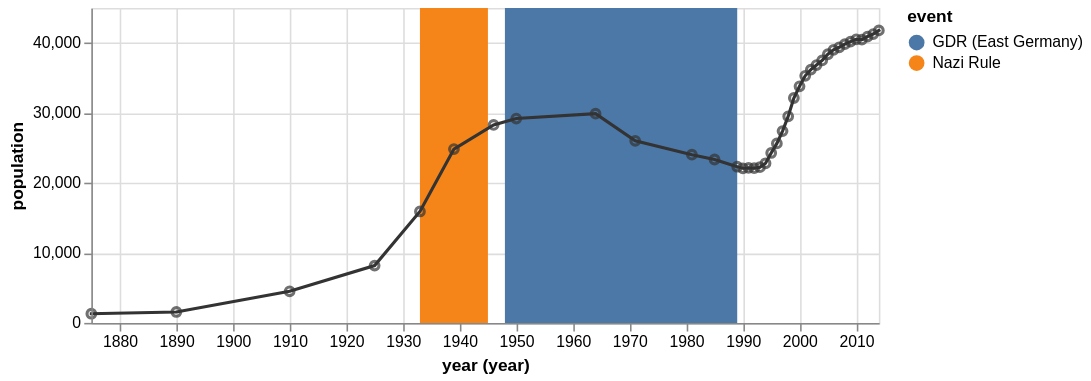

The Vega-Lite source for this figure:
### Vega specification from a JSON file in a GitHub repository (floating-point values rounded to 4 significant figures)
{"$schema": "https://vega.github.io/schema/vega/v3.0.json", "description": "The population of the German city of Falkensee over time", "autosize": "pad", "padding": 5, "width": 500, "height": 200, "style": "cell", "data": [{"name": "source_0", "values": [{"start": "1933", "end": "1945", "event": "Nazi Rule"}, {"start": "1948", "end": "1989", "event": "GDR (East Germany)"}], "format": {}}, {"name": "source_1", "values": [{"year": "1875", "population": 1309}, {"year": "1890", "population": 1558}, {"year": "1910", "population": 4512}, {"year": "1925", "population": 8180}, {"year": "1933", "population": 15915}, {"year": "1939", "population": 24824}, {"year": "1946", "population": 28275}, {"year": "1950", "population": 29189}, {"year": "1964", "population": 29881}, {"year": "1971", "population": 26007}, {"year": "1981", "population": 24029}, {"year": "1985", "population": 23340}, {"year": "1989", "population": 22307}, {"year": "1990", "population": 22087}, {"year": "1991", "population": 22139}, {"year": "1992", "population": 22105}, {"year": "1993", "population": 22242}, {"year": "1994", "population": 22801}, {"year": "1995", "population": 24273}, {"year": "1996", "population": 25640}, {"year": "1997", "population": 27393}, {"year": "1998", "population": 29505}, {"year": "1999", "population": 32124}, {"year": "2000", "population": 33791}, {"year": "2001", "population": 35297}, {"year": "2002", "population": 36179}, {"year": "2003", "population": 36829}, {"year": "2004", "population": 37493}, {"year": "2005", "population": 38376}, {"year": "2006", "population": 39008}, {"year": "2007", "population": 39366}, {"year": "2008", "population": 39821}, {"year": "2009", "population": 40179}, {"year": "2010", "population": 40511}, {"year": "2011", "population": 40465}, {"year": "2012", "population": 40905}, {"year": "2013", "population": 41258}, {"year": "2014", "population": 41777}], "format": {}}, {"name": "data_0", "source": "source_0", "transform": [{"type": "formula", "expr": "timeParse(datum[\"start\"],'%Y')", "as": "start"}, {"type": "formula", "expr": "timeParse(datum[\"end\"],'%Y')", "as": "end"}, {"type": "formula", "as": "year_start", "expr": "datetime(year(datum[\"start\"]), 0, 1, 0, 0, 0, 0)"}, {"type": "formula", "as": "year_end", "expr": "datetime(year(datum[\"end\"]), 0, 1, 0, 0, 0, 0)"}, {"type": "filter", "expr": "datum[\"year_start\"] !== null && !isNaN(datum[\"year_start\"])"}]}, {"name": "data_1", "source": "source_1", "transform": [{"type": "formula", "expr": "timeParse(datum[\"year\"],'%Y')", "as": "year"}]}, {"name": "data_2", "source": "data_1", "transform": [{"type": "formula", "expr": "toDate(datum[\"year\"])", "as": "year"}, {"type": "formula", "expr": "toNumber(datum[\"population\"])", "as": "population"}, {"type": "formula", "as": "year_year", "expr": "datetime(year(datum[\"year\"]), 0, 1, 0, 0, 0, 0)"}]}, {"name": "data_3", "source": "data_1", "transform": [{"type": "formula", "expr": "toDate(datum[\"year\"])", "as": "year"}, {"type": "formula", "expr": "toNumber(datum[\"population\"])", "as": "population"}, {"type": "formula", "as": "year_year", "expr": "datetime(year(datum[\"year\"]), 0, 1, 0, 0, 0, 0)"}, {"type": "filter", "expr": "datum[\"year_year\"] !== null && !isNaN(datum[\"year_year\"]) && datum[\"population\"] !== null && !isNaN(datum[\"population\"])"}]}], "marks": [{"name": "layer_0_marks", "type": "rect", "style": ["rect"], "from": {"data": "data_0"}, "encode": {"update": {"fill": {"scale": "color", "field": "event"}, "x": {"scale": "x", "field": "year_start"}, "x2": {"scale": "x", "field": "year_end"}, "y": {"value": 0}, "y2": {"field": {"group": "height"}}}}}, {"name": "layer_1_marks", "type": "line", "style": ["line"], "sort": {"field": "datum[\"year_year\"]", "order": "descending"}, "from": {"data": "data_2"}, "encode": {"update": {"stroke": {"value": "#333"}, "x": {"scale": "x", "field": "year_year"}, "y": {"scale": "y", "field": "population"}, "defined": {"signal": "datum[\"year_year\"] !== null && !isNaN(datum[\"year_year\"]) && datum[\"population\"] !== null && !isNaN(datum[\"population\"])"}}}}, {"name": "layer_2_marks", "type": "symbol", "style": ["point"], "from": {"data": "data_3"}, "encode": {"update": {"opacity": {"value": 0.7}, "fill": {"value": "transparent"}, "stroke": {"value": "#333"}, "x": {"scale": "x", "field": "year_year"}, "y": {"scale": "y", "field": "population"}}}}], "scales": [{"name": "x", "type": "time", "domain": {"fields": [{"data": "data_0", "field": "year_start"}, {"data": "data_0", "field": "year_end"}, {"data": "data_2", "field": "year_year"}, {"data": "data_3", "field": "year_year"}]}, "range": [0, {"signal": "width"}]}, {"name": "color", "type": "ordinal", "domain": {"data": "data_0", "field": "event", "sort": true}, "range": "category"}, {"name": "y", "type": "linear", "domain": {"fields": [{"data": "data_2", "field": "population"}, {"data": "data_3", "field": "population"}]}, "range": [{"signal": "height"}, 0], "nice": true, "zero": true}], "axes": [{"scale": "x", "orient": "bottom", "title": "year (year)", "labelFlush": true, "labelOverlap": true, "tickCount": {"signal": "ceil(width/40)"}, "encode": {"labels": {"update": {"text": {"signal": "timeFormat(datum.value, '%Y')"}}}}, "zindex": 1}, {"scale": "x", "orient": "bottom", "grid": true, "tickCount": {"signal": "ceil(width/40)"}, "gridScale": "y", "domain": false, "labels": false, "maxExtent": 0, "minExtent": 0, "ticks": false, "zindex": 0}, {"scale": "y", "orient": "left", "title": "population", "labelOverlap": true, "tickCount": {"signal": "ceil(height/40)"}, "zindex": 1}, {"scale": "y", "orient": "left", "grid": true, "tickCount": {"signal": "ceil(height/40)"}, "gridScale": "x", "domain": false, "labels": false, "maxExtent": 0, "minExtent": 0, "ticks": false, "zindex": 0}], "legends": [{"fill": "color", "title": "event"}], "config": {"axisY": {"minExtent": 30}, "style": {"line": {"strokeCap": "square"}}}}
